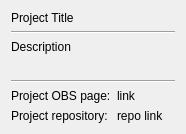
                 <widget class="QWidget" name="scrollAreaWidgetContents">
                  <property name="geometry">
                   <rect>
                    <x>0</x>
                    <y>0</y>
                    <width>186</width>
                    <height>134</height>
                   </rect>
                  </property>
                  <layout class="QGridLayout" name="gridLayout_2">
                   <item row="0" column="0" colspan="2">
                    <widget class="QLabel" name="projectTitleLabel">
                     <property name="text">
                      <string>Project Title</string>
                     </property>
                    </widget>
                   </item>
                   <item row="2" column="0" colspan="2">
                    <widget class="QLabel" name="projectDescriptionLabel">
                     <property name="text">
                      <string>Description</string>
                     </property>
                    </widget>
                   </item>
                   <item row="5" column="0">
                    <widget class="QLabel" name="projectPageLabel">
                     <property name="text">
                      <string>Project OBS page:</string>
                     </property>
                     <property name="textFormat">
                      <enum>Qt::RichText</enum>
                     </property>
                     <property name="openExternalLinks">
                      <bool>true</bool>
                     </property>
                     <property name="textInteractionFlags">
                      <set>Qt::TextBrowserInteraction</set>
                     </property>
                    </widget>
                   </item>
                   <item row="5" column="1">
                    <widget class="QLabel" name="projectPageLinkLabel">
                     <property name="text">
                      <string>link</string>
                     </property>
                     <property name="openExternalLinks">
                      <bool>true</bool>
                     </property>
                     <property name="textInteractionFlags">
                      <set>Qt::LinksAccessibleByMouse</set>
                     </property>
                    </widget>
                   </item>
                   <item row="6" column="0">
                    <widget class="QLabel" name="projectRepoPageLabel">
                     <property name="text">
                      <string>Project repository:</string>
                     </property>
                    </widget>
                   </item>
                   <item row="6" column="1">
                    <widget class="QLabel" name="projectRepoPageLinkLabel">
                     <property name="text">
                      <string>repo link</string>
                     </property>
                     <property name="openExternalLinks">
                      <bool>true</bool>
                     </property>
                    </widget>
                   </item>
                   <item row="3" column="0">
                    <spacer name="verticalSpacer_6">
                     <property name="orientation">
                      <enum>Qt::Vertical</enum>
                     </property>
                     <property name="sizeHint" stdset="0">
                      <size>
                       <width>20</width>
                       <height>0</height>
                      </size>
                     </property>
                    </spacer>
                   </item>
                   <item row="1" column="0" colspan="2">
                    <widget class="Line" name="line">
                     <property name="orientation">
                      <enum>Qt::Horizontal</enum>
                     </property>
                    </widget>
                   </item>
                   <item row="4" column="0" colspan="2">
                    <widget class="Line" name="line_4">
                     <property name="orientation">
                      <enum>Qt::Horizontal</enum>
                     </property>
                    </widget>
                   </item>
                  </layout>
                 </widget>
